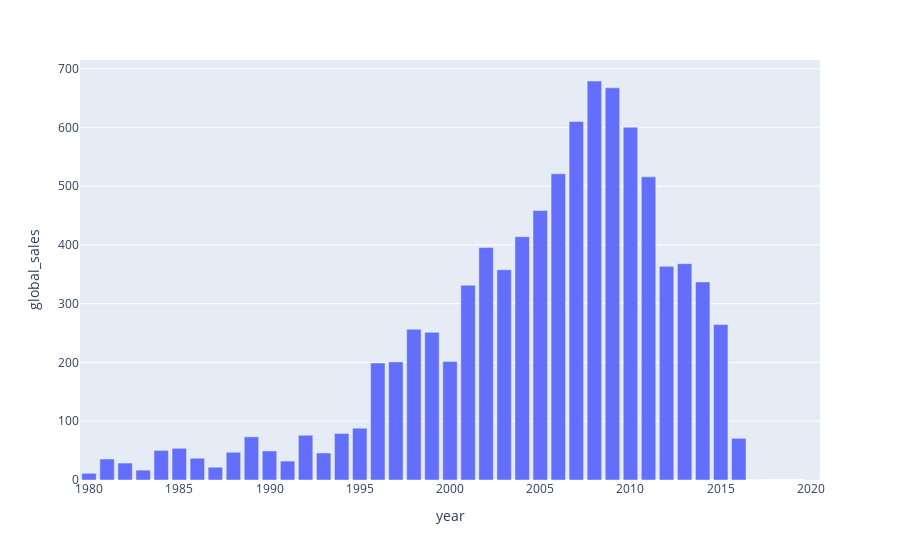

The code cell stored with this chart in its notebook:
### Code cell
#То же на plotly
fig5 = px.bar(df[['year', 'global_sales']].groupby('year', as_index = False).sum(), x= 'year', y = 'global_sales')
fig5.show()

### Figure 1 — Plotly figure (JSON) as saved in the notebook; plotly's stock layout.template omitted (floating-point values rounded to 4 significant figures)
{"data": [{"alignmentgroup": "True", "hovertemplate": "year=%{x}<br>global_sales=%{y}<extra></extra>", "legendgroup": "", "marker": {"color": "#636efa", "pattern": {"shape": ""}}, "name": "", "offsetgroup": "", "orientation": "v", "showlegend": false, "textposition": "auto", "type": "bar", "x": [1980, 1981, 1982, 1983, 1984, 1985, 1986, 1987, 1988, 1989, 1990, 1991, 1992, 1993, 1994, 1995, 1996, 1997, 1998, 1999, 2000, 2001, 2002, 2003, 2004, 2005, 2006, 2007, 2008, 2009, 2010, 2011, 2012, 2013, 2014, 2015, 2016, 2017, 2020], "xaxis": "x", "y": [11.38, 35.77, 28.86, 16.79, 50.36, 53.94, 37.07, 21.74, 47.22, 73.45, 49.39, 32.23, 76.16, 45.98, 79.17, 88.11, 199.2, 201.0, 256.5, 251.3, 201.6, 331.5, 395.5, 357.9, 414.0, 458.5, 521.0, 609.9, 678.9, 667.3, 600.3, 515.8, 363.5, 368.1, 337.0, 264.4, 70.9, 0.05, 0.29], "yaxis": "y"}], "layout": {"autosize": true, "barmode": "relative", "legend": {"tracegroupgap": 0}, "margin": {"t": 60}, "xaxis": {"anchor": "y", "autorange": true, "domain": [0, 1], "range": [1980.0, 2020.0], "title": {"text": "year"}, "type": "linear"}, "yaxis": {"anchor": "x", "autorange": true, "domain": [0, 1], "range": [0, 714.6], "title": {"text": "global_sales"}, "type": "linear"}}}
